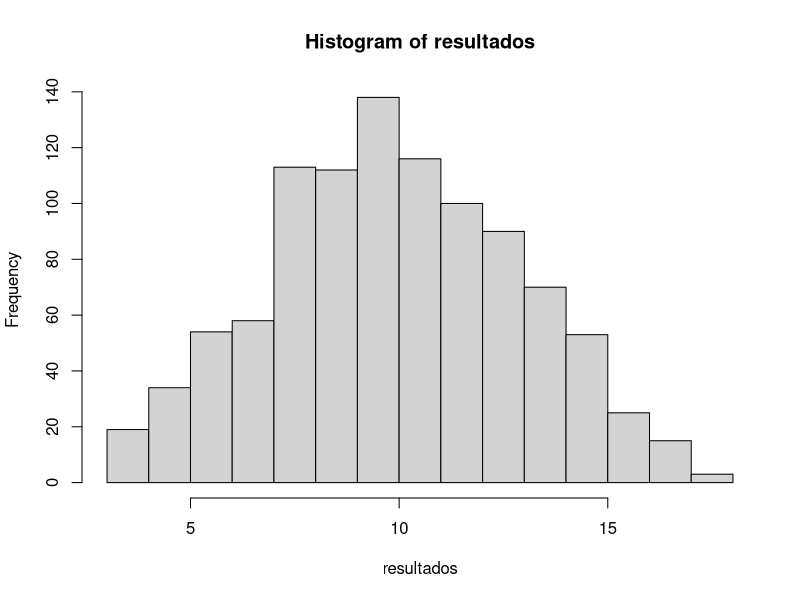

The R source for this figure:
## ---- chunk 1
knitr::opts_chunk$set(collapse = TRUE)
## ---- chunk 2
(1 + sqrt(5))/2
## ---- chunk 3
1/0
-1/0
## ---- chunk 4
# NaN é o resultado de uma operação matemática inválida. Significa Not A Number
0/0
# NULL é o vazio do R. É como se o objeto não existisse
NULL
a = NULL
is.null(integer(length = 0)) # veja que um vetor, mesmo sem elementos não é NULL
# NA é uma constante lógica do R. Siginifica Not Availlable. NA pode ser 
# convertido para quase todos os tipos de vetores do R. É usado principalmente para
# indicar valores faltantes.
NA
# Inf é significa infinito. É o resultado de operações matemáticas cujo limite é infinito.
1/0
1/Inf
## ---- chunk 5
5 + (3 * 10) %/% 3 == 15
## ---- chunk 6
x <- 4
if(x == 4) {
  'isso aqui apareceu'
}
x
## ---- chunk 7
for (i in 1:4){
  if(i %% 2 == 0){
    print(paste(i, "elefante(s)", paste(rep("incomoda(m)", times = i), collapse = " "), "muito mais"))
  } else {
   print(paste(i, "elefante(s) incomoda(m) muita gente")) 
  }
}
## ---- chunk 8
x <- c(1, 20, 40, 50, 60)
## ---- chunk 9
x <- runif(100)
## ---- chunk 10
mean(x)
## ---- chunk 11
x <- c(runif(99), NA)
mean(x, na.rm = T)
## ---- chunk 12
media <- function(x){
  i <- 1
  tamanho <- length(x)
  soma <- 0
  for(i in 1:tamanho){
    soma <- soma + x[i]
  }
  return(soma/tamanho)
}
## ---- chunk 13
dado <- function(){
  sample(1:6, 1)
}
## ---- chunk 14
soma_dados <- function(n){
  soma <- 0
  for(i in 1:n){
    soma <- soma + sample(1:6, 1)
  }
  return(soma)
}
## ---- chunk 15
resultados <- integer(length = 1000)
for(i in 1:1000){
  resultados[i] <- soma_dados(3)
}
hist(resultados)
